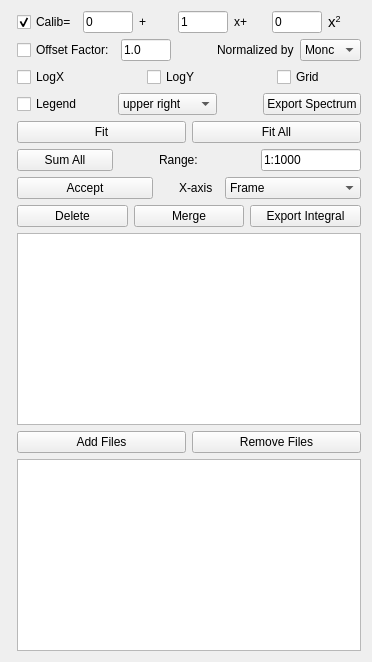
       <widget class="QWidget" name="mcaTab">
        <attribute name="title">
         <string>MCA</string>
        </attribute>
        <layout class="QGridLayout" name="gridLayout_4">
         <item row="0" column="0">
          <widget class="MplWidget" name="mcaPlotMplWidget" native="true">
           <property name="sizePolicy">
            <sizepolicy hsizetype="Expanding" vsizetype="Expanding">
             <horstretch>0</horstretch>
             <verstretch>0</verstretch>
            </sizepolicy>
           </property>
          </widget>
         </item>
         <item row="0" column="1" rowspan="3">
          <layout class="QVBoxLayout" name="verticalLayout_7">
           <item>
            <layout class="QHBoxLayout" name="horizontalLayout_11">
             <item>
              <widget class="QCheckBox" name="mcaCalibCheckBox">
               <property name="text">
                <string>Calib=</string>
               </property>
               <property name="checked">
                <bool>true</bool>
               </property>
              </widget>
             </item>
             <item>
              <widget class="QLineEdit" name="mcaCalibConLineEdit">
               <property name="sizePolicy">
                <sizepolicy hsizetype="Fixed" vsizetype="Fixed">
                 <horstretch>0</horstretch>
                 <verstretch>0</verstretch>
                </sizepolicy>
               </property>
               <property name="maximumSize">
                <size>
                 <width>50</width>
                 <height>16777215</height>
                </size>
               </property>
               <property name="text">
                <string>0</string>
               </property>
              </widget>
             </item>
             <item>
              <widget class="QLabel" name="label">
               <property name="text">
                <string>+</string>
               </property>
              </widget>
             </item>
             <item>
              <widget class="QLineEdit" name="mcaCalibLinLineEdit">
               <property name="sizePolicy">
                <sizepolicy hsizetype="Fixed" vsizetype="Fixed">
                 <horstretch>0</horstretch>
                 <verstretch>0</verstretch>
                </sizepolicy>
               </property>
               <property name="maximumSize">
                <size>
                 <width>50</width>
                 <height>16777215</height>
                </size>
               </property>
               <property name="text">
                <string>1</string>
               </property>
              </widget>
             </item>
             <item>
              <widget class="QLabel" name="label_2">
               <property name="text">
                <string>x+</string>
               </property>
              </widget>
             </item>
             <item>
              <widget class="QLineEdit" name="mcaCalibQuaLineEdit">
               <property name="sizePolicy">
                <sizepolicy hsizetype="Fixed" vsizetype="Fixed">
                 <horstretch>0</horstretch>
                 <verstretch>0</verstretch>
                </sizepolicy>
               </property>
               <property name="maximumSize">
                <size>
                 <width>50</width>
                 <height>16777215</height>
                </size>
               </property>
               <property name="text">
                <string>0</string>
               </property>
              </widget>
             </item>
             <item>
              <widget class="QLabel" name="label_3">
               <property name="text">
                <string>&lt;!DOCTYPE HTML PUBLIC &quot;-//W3C//DTD HTML 4.0//EN&quot; &quot;http://www.w3.org/TR/REC-html40/strict.dtd&quot;&gt;
&lt;html&gt;&lt;head&gt;&lt;meta name=&quot;qrichtext&quot; content=&quot;1&quot; /&gt;&lt;style type=&quot;text/css&quot;&gt;
p, li { white-space: pre-wrap; }
&lt;/style&gt;&lt;/head&gt;&lt;body style=&quot; font-family:'Ubuntu'; font-size:11pt; font-weight:400; font-style:normal;&quot;&gt;
&lt;p style=&quot; margin-top:0px; margin-bottom:0px; margin-left:0px; margin-right:0px; -qt-block-indent:0; text-indent:0px;&quot;&gt;x&lt;span style=&quot; vertical-align:super;&quot;&gt;2&lt;/span&gt;&lt;/p&gt;&lt;/body&gt;&lt;/html&gt;</string>
               </property>
              </widget>
             </item>
            </layout>
           </item>
           <item>
            <layout class="QHBoxLayout" name="horizontalLayout_12">
             <item>
              <widget class="QCheckBox" name="mcaOffsetCheckBox">
               <property name="sizePolicy">
                <sizepolicy hsizetype="Fixed" vsizetype="Fixed">
                 <horstretch>0</horstretch>
                 <verstretch>0</verstretch>
                </sizepolicy>
               </property>
               <property name="text">
                <string>Offset Factor:</string>
               </property>
              </widget>
             </item>
             <item>
              <widget class="QLineEdit" name="mcaOffsetLineEdit">
               <property name="sizePolicy">
                <sizepolicy hsizetype="Fixed" vsizetype="Fixed">
                 <horstretch>0</horstretch>
                 <verstretch>0</verstretch>
                </sizepolicy>
               </property>
               <property name="maximumSize">
                <size>
                 <width>50</width>
                 <height>16777215</height>
                </size>
               </property>
               <property name="text">
                <string>1.0</string>
               </property>
              </widget>
             </item>
             <item>
              <spacer name="horizontalSpacer_27">
               <property name="orientation">
                <enum>Qt::Horizontal</enum>
               </property>
               <property name="sizeType">
                <enum>QSizePolicy::Minimum</enum>
               </property>
               <property name="sizeHint" stdset="0">
                <size>
                 <width>40</width>
                 <height>20</height>
                </size>
               </property>
              </spacer>
             </item>
             <item>
              <widget class="QLabel" name="label_34">
               <property name="text">
                <string>Normalized by</string>
               </property>
              </widget>
             </item>
             <item>
              <widget class="QComboBox" name="mcaNormComboBox">
               <item>
                <property name="text">
                 <string>Monc</string>
                </property>
               </item>
               <item>
                <property name="text">
                 <string>Monb</string>
                </property>
               </item>
               <item>
                <property name="text">
                 <string>Mond</string>
                </property>
               </item>
               <item>
                <property name="text">
                 <string>None</string>
                </property>
               </item>
              </widget>
             </item>
            </layout>
           </item>
           <item>
            <layout class="QHBoxLayout" name="horizontalLayout_33">
             <item>
              <widget class="QCheckBox" name="mcaLogXCheckBox">
               <property name="text">
                <string>LogX</string>
               </property>
              </widget>
             </item>
             <item>
              <spacer name="horizontalSpacer_9">
               <property name="orientation">
                <enum>Qt::Horizontal</enum>
               </property>
               <property name="sizeType">
                <enum>QSizePolicy::Minimum</enum>
               </property>
               <property name="sizeHint" stdset="0">
                <size>
                 <width>40</width>
                 <height>20</height>
                </size>
               </property>
              </spacer>
             </item>
             <item>
              <widget class="QCheckBox" name="mcaLogYCheckBox">
               <property name="text">
                <string>LogY</string>
               </property>
              </widget>
             </item>
             <item>
              <spacer name="horizontalSpacer_10">
               <property name="orientation">
                <enum>Qt::Horizontal</enum>
               </property>
               <property name="sizeType">
                <enum>QSizePolicy::Minimum</enum>
               </property>
               <property name="sizeHint" stdset="0">
                <size>
                 <width>40</width>
                 <height>20</height>
                </size>
               </property>
              </spacer>
             </item>
             <item>
              <widget class="QCheckBox" name="mcaGridCheckBox">
               <property name="text">
                <string>Grid</string>
               </property>
              </widget>
             </item>
            </layout>
           </item>
           <item>
            <layout class="QHBoxLayout" name="horizontalLayout_34">
             <item>
              <widget class="QCheckBox" name="mcaLegendCheckBox">
               <property name="text">
                <string>Legend</string>
               </property>
              </widget>
             </item>
             <item>
              <widget class="QComboBox" name="mcaLegendLocComboBox">
               <item>
                <property name="text">
                 <string>upper right</string>
                </property>
               </item>
               <item>
                <property name="text">
                 <string>upper left</string>
                </property>
               </item>
               <item>
                <property name="text">
                 <string>lower right</string>
                </property>
               </item>
               <item>
                <property name="text">
                 <string>lower right</string>
                </property>
               </item>
               <item>
                <property name="text">
                 <string>right</string>
                </property>
               </item>
               <item>
                <property name="text">
                 <string>center left</string>
                </property>
               </item>
               <item>
                <property name="text">
                 <string>center right</string>
                </property>
               </item>
               <item>
                <property name="text">
                 <string>lower center</string>
                </property>
               </item>
               <item>
                <property name="text">
                 <string>upper center</string>
                </property>
               </item>
               <item>
                <property name="text">
                 <string>center</string>
                </property>
               </item>
              </widget>
             </item>
             <item>
              <spacer name="horizontalSpacer_11">
               <property name="orientation">
                <enum>Qt::Horizontal</enum>
               </property>
               <property name="sizeType">
                <enum>QSizePolicy::Minimum</enum>
               </property>
               <property name="sizeHint" stdset="0">
                <size>
                 <width>40</width>
                 <height>20</height>
                </size>
               </property>
              </spacer>
             </item>
             <item>
              <widget class="QPushButton" name="mcaExportPushButton">
               <property name="text">
                <string>Export Spectrum</string>
               </property>
              </widget>
             </item>
            </layout>
           </item>
           <item>
            <layout class="QHBoxLayout" name="horizontalLayout_37">
             <item>
              <widget class="QPushButton" name="mcaFitPushButton">
               <property name="text">
                <string>Fit</string>
               </property>
              </widget>
             </item>
             <item>
              <widget class="QPushButton" name="mcaFitAllPushButton">
               <property name="text">
                <string>Fit All</string>
               </property>
              </widget>
             </item>
            </layout>
           </item>
           <item>
            <layout class="QHBoxLayout" name="horizontalLayout_52">
             <item>
              <widget class="QPushButton" name="mcaSumAllPushButton">
               <property name="text">
                <string>Sum All</string>
               </property>
              </widget>
             </item>
             <item>
              <spacer name="horizontalSpacer_49">
               <property name="orientation">
                <enum>Qt::Horizontal</enum>
               </property>
               <property name="sizeType">
                <enum>QSizePolicy::Minimum</enum>
               </property>
               <property name="sizeHint" stdset="0">
                <size>
                 <width>40</width>
                 <height>20</height>
                </size>
               </property>
              </spacer>
             </item>
             <item>
              <widget class="QLabel" name="label_33">
               <property name="text">
                <string>Range:</string>
               </property>
              </widget>
             </item>
             <item>
              <widget class="QLineEdit" name="mcaRanLineEdit">
               <property name="sizePolicy">
                <sizepolicy hsizetype="Preferred" vsizetype="Fixed">
                 <horstretch>0</horstretch>
                 <verstretch>0</verstretch>
                </sizepolicy>
               </property>
               <property name="maximumSize">
                <size>
                 <width>100</width>
                 <height>16777215</height>
                </size>
               </property>
               <property name="text">
                <string>1:1000</string>
               </property>
              </widget>
             </item>
            </layout>
           </item>
           <item>
            <layout class="QHBoxLayout" name="horizontalLayout_35">
             <item>
              <widget class="QPushButton" name="mcaAcceptPushButton">
               <property name="minimumSize">
                <size>
                 <width>100</width>
                 <height>0</height>
                </size>
               </property>
               <property name="maximumSize">
                <size>
                 <width>200</width>
                 <height>16777215</height>
                </size>
               </property>
               <property name="text">
                <string>Accept</string>
               </property>
              </widget>
             </item>
             <item>
              <spacer name="horizontalSpacer_50">
               <property name="orientation">
                <enum>Qt::Horizontal</enum>
               </property>
               <property name="sizeType">
                <enum>QSizePolicy::Minimum</enum>
               </property>
               <property name="sizeHint" stdset="0">
                <size>
                 <width>20</width>
                 <height>20</height>
                </size>
               </property>
              </spacer>
             </item>
             <item>
              <widget class="QLabel" name="label_24">
               <property name="maximumSize">
                <size>
                 <width>40</width>
                 <height>16777215</height>
                </size>
               </property>
               <property name="text">
                <string>X-axis</string>
               </property>
              </widget>
             </item>
             <item>
              <widget class="QComboBox" name="mcaXAxisComboBox">
               <item>
                <property name="text">
                 <string>Frame</string>
                </property>
               </item>
               <item>
                <property name="text">
                 <string>Qz</string>
                </property>
               </item>
               <item>
                <property name="text">
                 <string>Energy</string>
                </property>
               </item>
              </widget>
             </item>
            </layout>
           </item>
           <item>
            <layout class="QHBoxLayout" name="horizontalLayout_38">
             <item>
              <widget class="QPushButton" name="mcaDelPushButton">
               <property name="text">
                <string>Delete</string>
               </property>
              </widget>
             </item>
             <item>
              <widget class="QPushButton" name="mcaMergePushButton">
               <property name="text">
                <string>Merge</string>
               </property>
              </widget>
             </item>
             <item>
              <widget class="QPushButton" name="mcaExportIntPushButton">
               <property name="text">
                <string>Export Integral</string>
               </property>
              </widget>
             </item>
            </layout>
           </item>
           <item>
            <widget class="QListWidget" name="mcaDataListWidget">
             <property name="sizePolicy">
              <sizepolicy hsizetype="Minimum" vsizetype="Expanding">
               <horstretch>0</horstretch>
               <verstretch>0</verstretch>
              </sizepolicy>
             </property>
             <property name="maximumSize">
              <size>
               <width>16777215</width>
               <height>16777215</height>
              </size>
             </property>
             <property name="selectionMode">
              <enum>QAbstractItemView::ExtendedSelection</enum>
             </property>
            </widget>
           </item>
           <item>
            <layout class="QHBoxLayout" name="horizontalLayout_36">
             <item>
              <widget class="QPushButton" name="mcaAddFilePushButton">
               <property name="sizePolicy">
                <sizepolicy hsizetype="Preferred" vsizetype="Fixed">
                 <horstretch>0</horstretch>
                 <verstretch>0</verstretch>
                </sizepolicy>
               </property>
               <property name="text">
                <string>Add Files</string>
               </property>
              </widget>
             </item>
             <item>
              <widget class="QPushButton" name="mcaRemoveFilePushButton">
               <property name="sizePolicy">
                <sizepolicy hsizetype="Preferred" vsizetype="Fixed">
                 <horstretch>0</horstretch>
                 <verstretch>0</verstretch>
                </sizepolicy>
               </property>
               <property name="text">
                <string>Remove Files</string>
               </property>
              </widget>
             </item>
            </layout>
           </item>
           <item>
            <widget class="QListWidget" name="mcaFileListWidget">
             <property name="sizePolicy">
              <sizepolicy hsizetype="Minimum" vsizetype="Expanding">
               <horstretch>0</horstretch>
               <verstretch>0</verstretch>
              </sizepolicy>
             </property>
             <property name="maximumSize">
              <size>
               <width>16777215</width>
               <height>16777215</height>
              </size>
             </property>
             <property name="selectionMode">
              <enum>QAbstractItemView::ExtendedSelection</enum>
             </property>
            </widget>
           </item>
          </layout>
         </item>
         <item row="1" column="0">
          <widget class="Line" name="line_3">
           <property name="lineWidth">
            <number>3</number>
           </property>
           <property name="orientation">
            <enum>Qt::Horizontal</enum>
           </property>
          </widget>
         </item>
         <item row="2" column="0">
          <widget class="MplWidget" name="mcaIntPlotMplWidget" native="true">
           <property name="sizePolicy">
            <sizepolicy hsizetype="Expanding" vsizetype="Expanding">
             <horstretch>0</horstretch>
             <verstretch>0</verstretch>
            </sizepolicy>
           </property>
          </widget>
         </item>
        </layout>
        <zorder>mcaPlotMplWidget</zorder>
        <zorder></zorder>
        <zorder>line_3</zorder>
        <zorder>mcaIntPlotMplWidget</zorder>
       </widget>
